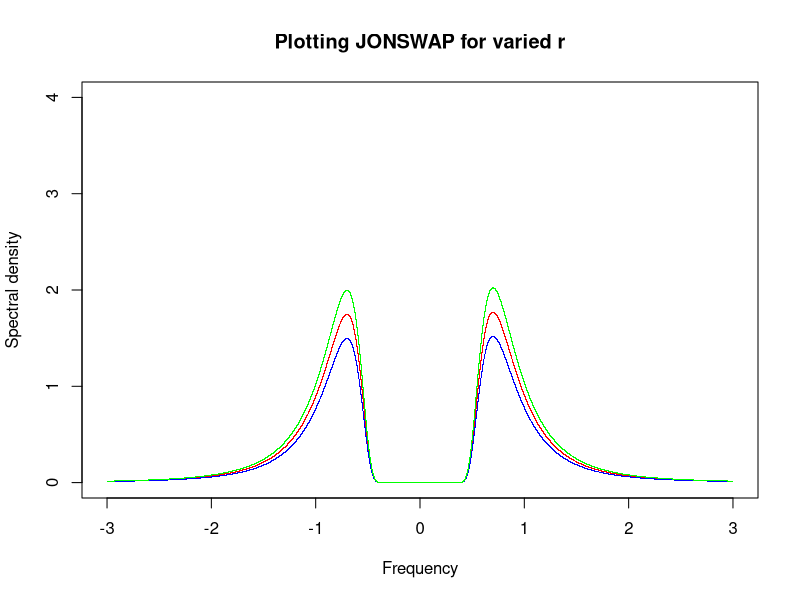

Reproduce this figure in R.
jonswap <- function(w,theta){
  g <-c()
  for(i in 1:length(w))
    {
    if(w[[i]]>theta[[2]])
      {
      sigma <-0.09
      }
    else
      {
      sigma<-0.07
      }
    ##ADDED IN DIVIDE BY 2++
    g[[i]]<-(theta[[1]]*w[[i]]^(-theta[[4]])*exp(-(theta[[4]]/4)*(w[[i]]/theta[[2]])^-4)*theta[[3]]^(exp(-(1/2*sigma^2)*((w[[i]]/theta[[2]])-1)^2)))/2
  }
  return(g)
}

x <- seq(-3,3,by=0.0001)
theta1 <- c(0.7,0.7,3.3,4) ##red
theta2<-c(0.6,0.7,3.3,4)  ##blue
theta3 <-c(0.8,0.7,3.3,4) ## green
y1 <- jonswap(x,theta1)
y2 <- jonswap(x,theta2)
y3 <- jonswap(x,theta3)

plot(x = NULL,y = NULL,main="Plotting JONSWAP for varied r", xlab="Frequency", ylab="Spectral density", xlim=c(-3,3), ylim = c(0,4))
points(x, y1,pch = "." ,col = "red")
points(x, y2,pch = "." ,col = "blue")
points(x, y3,pch = "." ,col = "green")
legend(3.3, 4, legend=c("r = 3", "r = 4", "r = 5"),col=c("blue", "red", "green"), lty=1:2, cex=0.8)

